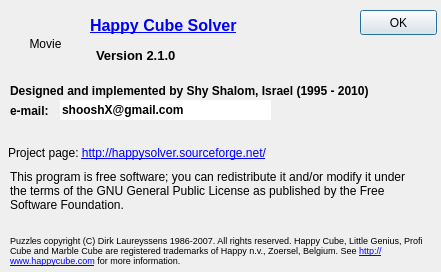
<ui version="4.0" >
 <class>AboutDlg</class>
 <widget class="QDialog" name="AboutDlg" >
  <property name="geometry" >
   <rect>
    <x>0</x>
    <y>0</y>
    <width>441</width>
    <height>272</height>
   </rect>
  </property>
  <property name="sizePolicy" >
   <sizepolicy vsizetype="Fixed" hsizetype="Fixed" >
    <horstretch>0</horstretch>
    <verstretch>0</verstretch>
   </sizepolicy>
  </property>
  <property name="windowTitle" >
   <string>About Happy Cube Solver</string>
  </property>
  <property name="modal" >
   <bool>true</bool>
  </property>
  <widget class="QLabel" name="movie" >
   <property name="geometry" >
    <rect>
     <x>10</x>
     <y>16</y>
     <width>71</width>
     <height>56</height>
    </rect>
   </property>
   <property name="text" >
    <string>Movie</string>
   </property>
   <property name="alignment" >
    <set>Qt::AlignCenter</set>
   </property>
  </widget>
  <widget class="QPushButton" name="okButton" >
   <property name="geometry" >
    <rect>
     <x>360</x>
     <y>10</y>
     <width>77</width>
     <height>25</height>
    </rect>
   </property>
   <property name="text" >
    <string>OK</string>
   </property>
  </widget>
  <widget class="QLabel" name="label_2" >
   <property name="geometry" >
    <rect>
     <x>96</x>
     <y>40</y>
     <width>141</width>
     <height>31</height>
    </rect>
   </property>
   <property name="font" >
    <font>
     <family>Tahoma</family>
     <pointsize>10</pointsize>
     <weight>75</weight>
     <italic>false</italic>
     <bold>true</bold>
     <underline>false</underline>
     <strikeout>false</strikeout>
    </font>
   </property>
   <property name="text" >
    <string>Version 2.1.0</string>
   </property>
  </widget>
  <widget class="QLabel" name="label_4" >
   <property name="geometry" >
    <rect>
     <x>10</x>
     <y>80</y>
     <width>421</width>
     <height>21</height>
    </rect>
   </property>
   <property name="font" >
    <font>
     <family>Tahoma</family>
     <pointsize>9</pointsize>
     <weight>75</weight>
     <italic>false</italic>
     <bold>true</bold>
     <underline>false</underline>
     <strikeout>false</strikeout>
    </font>
   </property>
   <property name="text" >
    <string>Designed and implemented by Shy Shalom, Israel (1995 - 2010)</string>
   </property>
   <property name="scaledContents" >
    <bool>false</bool>
   </property>
   <property name="wordWrap" >
    <bool>true</bool>
   </property>
  </widget>
  <widget class="QLabel" name="label_3" >
   <property name="geometry" >
    <rect>
     <x>10</x>
     <y>230</y>
     <width>421</width>
     <height>41</height>
    </rect>
   </property>
   <property name="font" >
    <font>
     <family>Tahoma</family>
     <pointsize>7</pointsize>
     <weight>50</weight>
     <italic>false</italic>
     <bold>false</bold>
     <underline>false</underline>
     <strikeout>false</strikeout>
    </font>
   </property>
   <property name="text" >
    <string>Puzzles copyright (C) Dirk Laureyssens 1986-2007. All rights reserved.  Happy Cube, Little Genius, Profi Cube and Marble Cube are registered  trademarks of Happy n.v., Zoersel, Belgium. See &lt;a href="http://www.happycube.com">http://www.happycube.com&lt;/a> for more information. </string>
   </property>
   <property name="textFormat" >
    <enum>Qt::RichText</enum>
   </property>
   <property name="wordWrap" >
    <bool>true</bool>
   </property>
   <property name="openExternalLinks" >
    <bool>true</bool>
   </property>
  </widget>
  <widget class="QLabel" name="label" >
   <property name="geometry" >
    <rect>
     <x>90</x>
     <y>10</y>
     <width>171</width>
     <height>31</height>
    </rect>
   </property>
   <property name="font" >
    <font>
     <family>Tahoma</family>
     <pointsize>12</pointsize>
     <weight>75</weight>
     <italic>false</italic>
     <bold>true</bold>
     <underline>false</underline>
     <strikeout>false</strikeout>
    </font>
   </property>
   <property name="text" >
    <string>&lt;a href="http://happysolver.sourceforge.net/">Happy Cube Solver</string>
   </property>
   <property name="textFormat" >
    <enum>Qt::RichText</enum>
   </property>
   <property name="openExternalLinks" >
    <bool>true</bool>
   </property>
  </widget>
  <widget class="QLabel" name="label_6" >
   <property name="geometry" >
    <rect>
     <x>10</x>
     <y>100</y>
     <width>51</width>
     <height>21</height>
    </rect>
   </property>
   <property name="font" >
    <font>
     <family>Tahoma</family>
     <pointsize>9</pointsize>
     <weight>75</weight>
     <italic>false</italic>
     <bold>true</bold>
     <underline>false</underline>
     <strikeout>false</strikeout>
    </font>
   </property>
   <property name="text" >
    <string>e-mail:</string>
   </property>
   <property name="scaledContents" >
    <bool>false</bool>
   </property>
   <property name="wordWrap" >
    <bool>true</bool>
   </property>
  </widget>
  <widget class="QLabel" name="label_8" >
   <property name="geometry" >
    <rect>
     <x>8</x>
     <y>142</y>
     <width>381</width>
     <height>22</height>
    </rect>
   </property>
   <property name="text" >
    <string>Project page: &lt;a href="http://happysolver.sourceforge.net/">http://happysolver.sourceforge.net/&lt;/a></string>
   </property>
   <property name="openExternalLinks" >
    <bool>true</bool>
   </property>
  </widget>
  <widget class="QLabel" name="label_5" >
   <property name="geometry" >
    <rect>
     <x>10</x>
     <y>160</y>
     <width>411</width>
     <height>61</height>
    </rect>
   </property>
   <property name="text" >
    <string>This program is free software; you can redistribute it and/or modify it under the terms of the GNU General Public License as published by the Free Software Foundation.</string>
   </property>
   <property name="wordWrap" >
    <bool>true</bool>
   </property>
  </widget>
  <widget class="QLineEdit" name="emailEdit" >
   <property name="geometry" >
    <rect>
     <x>60</x>
     <y>100</y>
     <width>211</width>
     <height>20</height>
    </rect>
   </property>
   <property name="font" >
    <font>
     <pointsize>9</pointsize>
     <weight>75</weight>
     <bold>true</bold>
    </font>
   </property>
   <property name="text" >
    <string>shooshX@gmail.com</string>
   </property>
   <property name="frame" >
    <bool>false</bool>
   </property>
   <property name="readOnly" >
    <bool>true</bool>
   </property>
  </widget>
 </widget>
 <resources>
  <include location="../resources.qrc" />
 </resources>
 <connections>
  <connection>
   <sender>okButton</sender>
   <signal>clicked()</signal>
   <receiver>AboutDlg</receiver>
   <slot>accept()</slot>
   <hints>
    <hint type="sourcelabel" >
     <x>343</x>
     <y>24</y>
    </hint>
    <hint type="destinationlabel" >
     <x>278</x>
     <y>18</y>
    </hint>
   </hints>
  </connection>
 </connections>
</ui>
